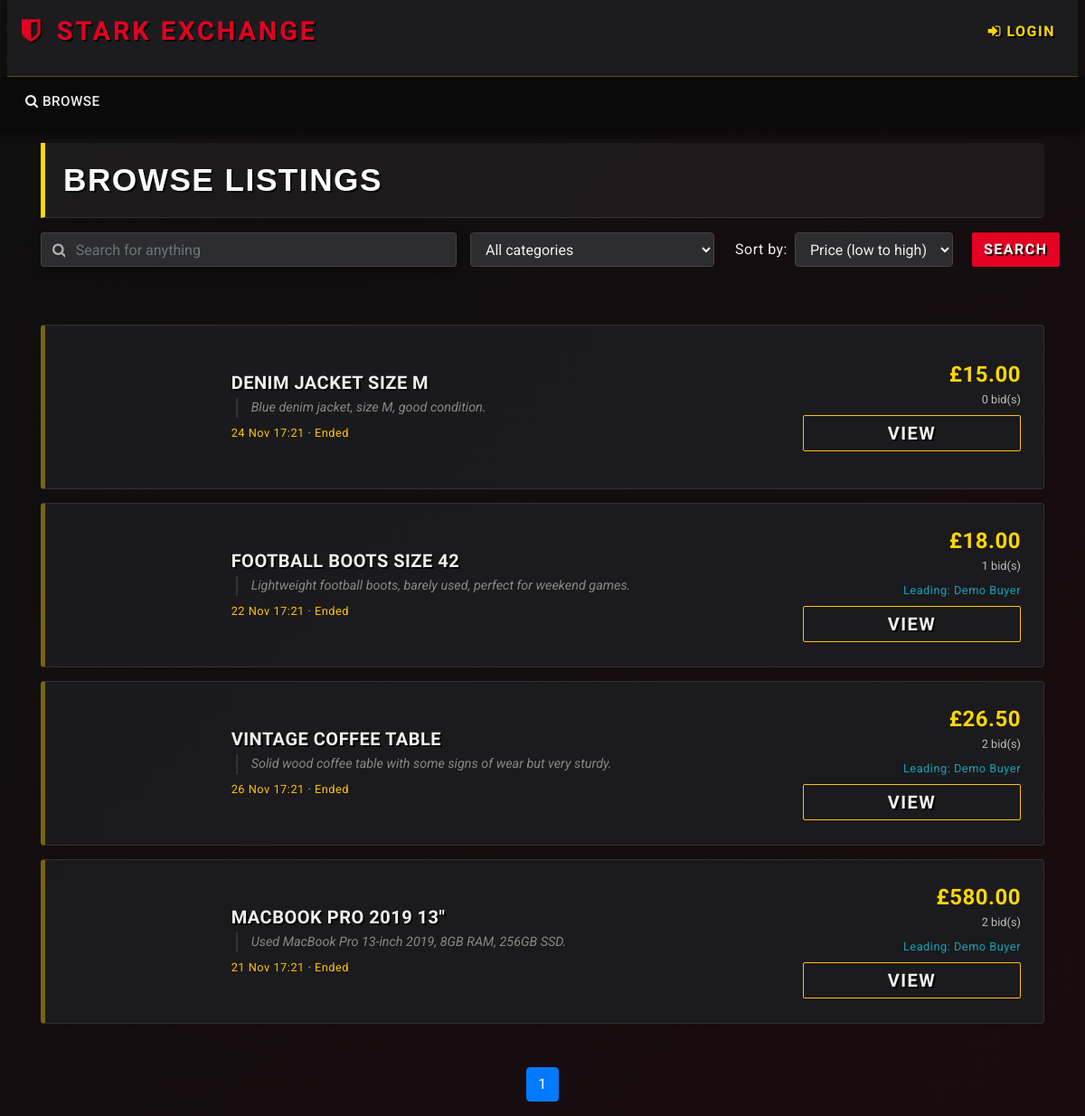
Screenshot of /browse.php with the database file from the repository.
### tables this page shows
CREATE TABLE auctions (
    auction_id    INT AUTO_INCREMENT PRIMARY KEY,
    item_id       INT NOT NULL,
    seller_id     INT NOT NULL,
    start_price   DECIMAL(10,2) NOT NULL,
    reserve_price DECIMAL(10,2),
    start_date    DATETIME NOT NULL DEFAULT CURRENT_TIMESTAMP,
    end_date      DATETIME NOT NULL,
    winner_id     INT NULL,
     
     
     
     
     
     
    status        ENUM('pending','active','finished','cancelled','removed')
                  NOT NULL DEFAULT 'pending',

    CONSTRAINT fk_auctions_item
        FOREIGN KEY (item_id)
        REFERENCES items(item_id)
        ON DELETE CASCADE
        ON UPDATE CASCADE,

    CONSTRAINT fk_auctions_seller
        FOREIGN KEY (seller_id)
        REFERENCES users(user_id)
        ON DELETE CASCADE
        ON UPDATE CASCADE,

    CONSTRAINT fk_auctions_winner
        FOREIGN KEY (winner_id)
        REFERENCES users(user_id)
        ON DELETE SET NULL
        ON UPDATE CASCADE
);

CREATE TABLE items (
    item_id      INT AUTO_INCREMENT PRIMARY KEY,
    title        VARCHAR(255) NOT NULL,
    description  TEXT,
    image_path   VARCHAR(255) DEFAULT NULL,
    category_id  INT NOT NULL,
    seller_id    INT NOT NULL,
    created_at   DATETIME NOT NULL DEFAULT CURRENT_TIMESTAMP,

    CONSTRAINT fk_items_category
        FOREIGN KEY (category_id)
        REFERENCES categories(category_id)
        ON DELETE RESTRICT
        ON UPDATE CASCADE,

    CONSTRAINT fk_items_seller
        FOREIGN KEY (seller_id)
        REFERENCES users(user_id)
        ON DELETE CASCADE
        ON UPDATE CASCADE
);

### utilities.php (called while the page is built, shortened)
<?php
function get_db() {
    static $conn = null;
    if ($conn === null) {
        $conn = new mysqli(DB_HOST, DB_USER, DB_PASS, DB_NAME);
        $conn->set_charset(DB_CHARSET);
    }
    return $conn;
}
function db_query($sql, $types = '', $params = []) {
    $conn = get_db();
    if ($types === '' || empty($params)) {
        return $conn->query($sql);
    }
    $stmt = $conn->prepare($sql);
    $stmt->bind_param($types, ...$params);
    if (!$stmt->execute()) {
        die('Execute failed: ' . $stmt->error);
    }
    return $stmt->get_result();
}
?>

### browse.php (the view, shortened to what this page needs)
<?php
require_once 'utilities.php';
$keyword  = isset($_GET['keyword'])   ? trim($_GET['keyword'])   : '';
$category = isset($_GET['cat'])       ? $_GET['cat']             : 'all';
$ordering = isset($_GET['order_by'])  ? $_GET['order_by']        : 'pricelow';
include_once 'header.php';
?>
<div class="container">
<h2 class="my-3">Browse listings</h2>
<div id="searchSpecs">
<form method="get" action="browse.php">
  <div class="row">
    <div class="col-md-5 pr-0">
      <div class="form-group">
	    <div class="input-group">
          <div class="input-group-prepend">
            <span class="input-group-text bg-transparent pr-0 text-muted">
              <i class="fa fa-search"></i>
            </span>
          </div>
          <input
            type="text"
            class="form-control border-left-0"
            id="keyword"
            name="keyword"
            placeholder="Search for anything"
            value="<?php echo htmlspecialchars($keyword); ?>"
          >
        </div>
      </div>
    </div>
    <div class="col-md-3 pr-0">
      <div class="form-group">
        <select class="form-control" id="cat" name="cat">
          <option value="all" <?php if ($category === 'all') echo 'selected'; ?>>
            All categories
          </option>
        </select>
      </div>
    </div>
    <div class="col-md-3 pr-0">
      <div class="form-inline">
        <label class="mx-2" for="order_by">Sort by:</label>
        <select class="form-control" id="order_by" name="order_by">
          <option value="pricelow" <?php if ($ordering === 'pricelow') echo 'selected'; ?>>
            Price (low to high)
          </option>
        </select>
      </div>
    </div>
    <div class="col-md-1 px-0">
      <button type="submit" class="btn btn-primary">Search</button>
    </div>
  </div>
</form>
</div>
</div>
<?php
if (!isset($_GET['order_by'])) {
  $ordering = 'pricelow';
} else {
  $ordering = $_GET['order_by'];
}
if (!isset($_GET['page'])) {
  $curr_page = 1;
} else {
  $curr_page = (int)$_GET['page'];
  if ($curr_page < 1) {
    $curr_page = 1;
  }
}
$where  = " WHERE a.status = 'active' ";
$params = [];
$types  = '';
$order_by_sql = " ORDER BY ";
switch ($ordering) {
  case 'pricelow':
  default:
    $order_by_sql .= "current_price ASC";
    break;
}
$results_per_page = 10;
$count_sql = "
  SELECT COUNT(DISTINCT a.auction_id) AS total
  FROM auctions a
  JOIN items i ON a.item_id = i.item_id
  $where
";
$result_count = db_query($count_sql, $types, $params);
$row_count    = $result_count->fetch_assoc();
$num_results  = (int)$row_count['total'];
if ($num_results == 0) {
  $max_page = 1;
} else {
  $max_page = ceil($num_results / $results_per_page);
}
$offset = ($curr_page - 1) * $results_per_page;
$list_sql = "
  SELECT
    a.auction_id,
    a.item_id,
    i.title,
    i.image_path,
    i.description,
    COALESCE(MAX(b.bid_amount), a.start_price) AS current_price,
    COUNT(b.bid_id) AS num_bids,
    a.end_date,
    (SELECT u.name
     FROM bids b2
     JOIN users u ON b2.buyer_id = u.user_id
     WHERE b2.auction_id = a.auction_id
     ORDER BY b2.bid_amount DESC, b2.bid_time ASC
     LIMIT 1) AS current_winner
  FROM auctions a
  JOIN items i ON a.item_id = i.item_id
  LEFT JOIN bids b ON a.auction_id = b.auction_id
  $where
  GROUP BY a.auction_id
  $order_by_sql
  LIMIT ? OFFSET ?
";
$list_params   = $params;
$list_types    = $types . 'ii';
$list_params[] = $results_per_page;
$list_params[] = $offset;
$result_list = db_query($list_sql, $list_types, $list_params);
?>
<div class="container mt-5">
<ul class="list-group">
<?php
if ($num_results == 0) {
  echo '<li class="list-group-item">No results found.</li>';
} else {
  $now = new DateTime();
  while ($row = $result_list->fetch_assoc()) {
    $item_id       = (int)$row['item_id'];
    $title         = $row['title'];
    $description   = $row['description'];
    $current_price = (float)$row['current_price'];
    $num_bids      = (int)$row['num_bids'];
    $end_date      = new DateTime($row['end_date']);
    $image_path    = $row['image_path'];
    $current_winner = $row['current_winner'] ?? null;
    $time_remaining = '';
    if ($now < $end_date) {
      $diff = date_diff($now, $end_date);
      $time_remaining = display_time_remaining($diff) . ' remaining';
    } else {
      $time_remaining = 'Ended';
    }
    $short_desc = $description;
    ?>
    <li class="list-group-item"
        style="background-color: #111; border: 1px solid #333; margin-bottom: 10px; border-radius: 4px;">
      <div class="row align-items-center">
        <div class="col-md-2">
          <?php
          if (!empty($image_path) && file_exists($image_path)) {
            echo '<img src="' . htmlspecialchars($image_path) . '" alt="Item image" class="img-fluid"
                     style="width: 140px; height: 140px; object-fit: cover; border-radius: 4px;">';
          } else {
            echo '<div class="img-placeholder-sm" style="width: 140px; height: 140px;"></div>';
          }
          ?>
        </div>
        <div class="col-md-7">
          <h5 class="mb-1">
            <a href="listing.php?item_id=<?php echo $item_id; ?>"
               class="text-light"
               style="font-family: 'Oswald', sans-serif; letter-spacing: 0.5px;">
              <?php echo htmlspecialchars($title); ?>
            </a>
          </h5>
          <p class="mb-1 text-muted" style="font-size: 0.9rem;">
            <?php echo htmlspecialchars($short_desc); ?>
          </p>
          <small class="text-warning">
            <?php echo $end_date->format('j M H:i'); ?><?php echo $time_remaining ? ' · ' . $time_remaining : ''; ?>
          </small>
        </div>
        <div class="col-md-3 text-right">
          <div style="font-size: 1.5rem; font-weight: bold; color: var(--color-accent);">
            £<?php echo number_format($current_price, 2); ?>
          </div>
          <div class="text-muted small mb-2">
            <?php echo $num_bids; ?> bid(s)
          </div>
          <?php if ($current_winner): ?>
          <div class="text-info small mb-2">
            <i class="fas fa-trophy"></i> Leading: <?php echo htmlspecialchars($current_winner); ?>
          </div>
          <?php endif; ?>
          <a href="listing.php?item_id=<?php echo $item_id; ?>" class="btn btn-outline-warning btn-sm">
            VIEW
          </a>
        </div>
      </div>
    </li>
    <?php
  }
}
?>
</ul>
<nav aria-label="Search results pages" class="mt-5">
  <ul class="pagination justify-content-center">
<?php
  $querystring = "";
  $high_page_boost = max(3 - $curr_page, 0);
  $low_page_boost  = max(2 - ($max_page - $curr_page), 0);
  $low_page        = max(1, $curr_page - 2 - $low_page_boost);
  $high_page       = min($max_page, $curr_page + 2 + $high_page_boost);
  for ($i = $low_page; $i <= $high_page; $i++) {
    if ($i == $curr_page) {
      echo('<li class="page-item active">');
    } else {
      echo('<li class="page-item">');
    }
    echo('
      <a class="page-link" href="browse.php?' . $querystring . 'page=' . $i . '">' . $i . '</a>
    </li>');
  }
?>
  </ul>
</nav>
</div>
<?php include_once("footer.php"); ?>

### css/custom.css (style rules this page uses)
:root { --color-primary: #E30022; --color-accent: #FFD700; --color-bg-dark: #0A0A0A; --color-bg-secondary: #1C1C1E; --color-bg-input: #2D2D30; --color-text-light: #F0F0F0; --color-text-muted: #B0B0B0; }
body, html { background-color: var(--color-bg-dark) !important; background: linear-gradient(135deg, #0f0f10 0%, #1a0b0e 100%) !important; min-height: 100vh; color: var(--color-text-light) !important; font-family: 'Roboto', sans-serif !important; font-weight: 400; letter-spacing: 0.5px; }
h1, h2, h3, h4, h5, h6, .navbar-brand, .card-title, .container h2, .btn { font-family: 'Oswald', sans-serif !important; font-weight: 700; letter-spacing: 1.5px !important; text-transform: uppercase; color: white !important; text-shadow: 2px 2px 0px rgba(0,0,0,0.8) !important; margin-bottom: 15px; }
.container p.text-muted, .text-muted { font-family: 'Roboto', sans-serif !important; font-weight: 400; letter-spacing: normal; text-shadow: none !important; color: #bbb !important; }
.btn { border-radius: 2px !important; font-weight: bold; text-transform: uppercase; transition: all 0.3s ease; }
.btn-primary { background-color: var(--color-primary) !important; border: 1px solid var(--color-primary) !important; color: white !important; }
.form-control { background-color: var(--color-bg-input) !important; border: 1px solid #444 !important; color: var(--color-text-light) !important; }
.input-group-text { background-color: var(--color-bg-input) !important; border: 1px solid #444 !important; border-right: none !important; color: var(--color-text-muted) !important; }
.input-group .form-control { border-left: none !important; }
.input-group { box-shadow: 0 4px 15px rgba(0,0,0,0.3); transition: all 0.3s ease; }
ul.list-group { border: none !important; gap: 15px; background-color: transparent !important; }
.list-group-item { background-color: rgba(28, 28, 30, 0.9) !important; border: 1px solid rgba(255, 255, 255, 0.1) !important; margin-bottom: 0 !important; border-radius: 4px; padding: 20px 25px; border-left: 5px solid rgba(255, 215, 0, 0.4) !important; position: relative; overflow: hidden; transition: all 0.3s cubic-bezier(0.25, 0.8, 0.25, 1); }
.list-group-item h5, .list-group-item a { color: var(--color-text-light) !important; font-weight: bold; text-decoration: none; font-size: 1.25rem; display: block; margin-bottom: 5px; }
.list-group-item::after { content: ""; position: absolute; top: 0; left: -100%; width: 50%; height: 100%; background: linear-gradient(to right, transparent, rgba(255, 255, 255, 0.1), transparent); transform: skewX(-25deg); transition: none; }
.container h2.my-3 { background: rgba(255, 255, 255, 0.05); padding: 20px; border-left: 5px solid var(--color-accent); border-radius: 0 5px 5px 0; font-family: 'Impact', sans-serif !important; text-transform: uppercase; letter-spacing: 1px; font-size: 2.2rem; border-bottom: 1px solid rgba(255, 255, 255, 0.1); }
.container p.text-muted { color: #888 !important; font-style: italic; border-left: 2px solid #333; padding-left: 15px; margin-left: 5px; }

### rows the page displays
auctions: item.title "DENIM JACKET SIZE M", item.description "Blue denim jacket, size M, good condition.", end_date "24 Nov 17:21", end_date "Ended", current_price "15.00", num_bids "0"
auctions: item.title "FOOTBALL BOOTS SIZE 42", item.description "Lightweight football boots, barely used, perfect for weekend games.", end_date "22 Nov 17:21", end_date "Ended", current_price "18.00", num_bids "1", current_winner "Demo Buyer"
auctions: item.title "VINTAGE COFFEE TABLE", item.description "Solid wood coffee table with some signs of wear but very sturdy.", end_date "26 Nov 17:21", end_date "Ended", current_price "26.50", num_bids "2", current_winner "Demo Buyer"
auctions: item.title "MACBOOK PRO 2019 13\"", item.description "Used MacBook Pro 13-inch 2019, 8GB RAM, 256GB SSD.", end_date "21 Nov 17:21", end_date "Ended", current_price "580.00", num_bids "2", current_winner "Demo Buyer"
